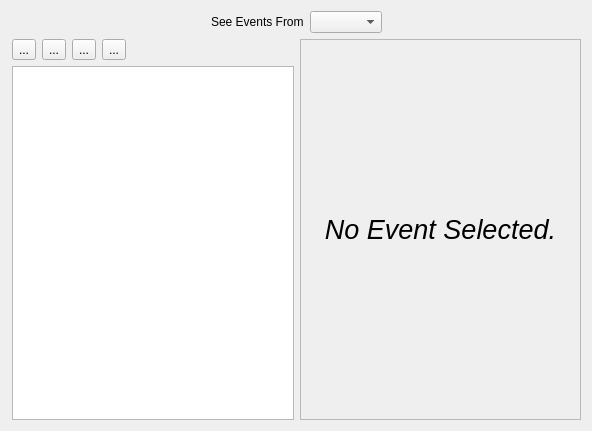
<ui version="4.0" >
 <class>EventView</class>
 <widget class="QWidget" name="EventView" >
  <property name="geometry" >
   <rect>
    <x>0</x>
    <y>0</y>
    <width>592</width>
    <height>431</height>
   </rect>
  </property>
  <property name="sizePolicy" >
   <sizepolicy vsizetype="Preferred" hsizetype="Preferred" >
    <horstretch>0</horstretch>
    <verstretch>0</verstretch>
   </sizepolicy>
  </property>
  <property name="windowTitle" >
   <string>Event Editor</string>
  </property>
  <layout class="QGridLayout" name="gridLayout" >
   <property name="leftMargin" >
    <number>12</number>
   </property>
   <item row="0" column="0" colspan="2" >
    <layout class="QHBoxLayout" >
     <item>
      <spacer>
       <property name="orientation" >
        <enum>Qt::Horizontal</enum>
       </property>
       <property name="sizeHint" stdset="0" >
        <size>
         <width>40</width>
         <height>20</height>
        </size>
       </property>
      </spacer>
     </item>
     <item>
      <widget class="QLabel" name="label" >
       <property name="text" >
        <string>See Events From</string>
       </property>
      </widget>
     </item>
     <item>
      <widget class="QComboBox" name="comboBox" />
     </item>
     <item>
      <spacer>
       <property name="orientation" >
        <enum>Qt::Horizontal</enum>
       </property>
       <property name="sizeHint" stdset="0" >
        <size>
         <width>40</width>
         <height>20</height>
        </size>
       </property>
      </spacer>
     </item>
    </layout>
   </item>
   <item row="1" column="0" >
    <layout class="QVBoxLayout" >
     <item>
      <layout class="QHBoxLayout" >
       <item>
        <widget class="QToolButton" name="toolButtonPrevious" >
         <property name="text" >
          <string>...</string>
         </property>
         <property name="autoRepeat" >
          <bool>true</bool>
         </property>
         <property name="toolButtonStyle" >
          <enum>Qt::ToolButtonTextUnderIcon</enum>
         </property>
        </widget>
       </item>
       <item>
        <widget class="QToolButton" name="toolButtonNext" >
         <property name="text" >
          <string>...</string>
         </property>
         <property name="autoRepeat" >
          <bool>true</bool>
         </property>
         <property name="toolButtonStyle" >
          <enum>Qt::ToolButtonTextUnderIcon</enum>
         </property>
        </widget>
       </item>
       <item>
        <widget class="QToolButton" name="toolButtonNewEvent" >
         <property name="text" >
          <string>...</string>
         </property>
         <property name="toolButtonStyle" >
          <enum>Qt::ToolButtonTextUnderIcon</enum>
         </property>
        </widget>
       </item>
       <item>
        <widget class="QToolButton" name="toolButtonDeleteEvent" >
         <property name="text" >
          <string>...</string>
         </property>
         <property name="toolButtonStyle" >
          <enum>Qt::ToolButtonTextUnderIcon</enum>
         </property>
        </widget>
       </item>
       <item>
        <spacer>
         <property name="orientation" >
          <enum>Qt::Horizontal</enum>
         </property>
         <property name="sizeHint" stdset="0" >
          <size>
           <width>40</width>
           <height>20</height>
          </size>
         </property>
        </spacer>
       </item>
       <item>
        <widget class="QLabel" name="labelTotal" >
         <property name="text" >
          <string/>
         </property>
        </widget>
       </item>
      </layout>
     </item>
     <item>
      <widget class="QListView" name="listView" >
       <property name="alternatingRowColors" >
        <bool>true</bool>
       </property>
      </widget>
     </item>
    </layout>
   </item>
   <item row="1" column="1" >
    <widget class="QFrame" name="frame" >
     <property name="frameShape" >
      <enum>QFrame::StyledPanel</enum>
     </property>
     <property name="frameShadow" >
      <enum>QFrame::Raised</enum>
     </property>
     <property name="lineWidth" >
      <number>0</number>
     </property>
     <layout class="QVBoxLayout" >
      <property name="spacing" >
       <number>0</number>
      </property>
      <property name="margin" >
       <number>0</number>
      </property>
      <item>
       <widget class="QStackedWidget" name="stackedWidget" >
        <property name="frameShape" >
         <enum>QFrame::NoFrame</enum>
        </property>
        <property name="lineWidth" >
         <number>0</number>
        </property>
        <property name="currentIndex" >
         <number>1</number>
        </property>
        <widget class="QWidget" name="pageEvent" >
         <property name="geometry" >
          <rect>
           <x>0</x>
           <y>0</y>
           <width>272</width>
           <height>361</height>
          </rect>
         </property>
         <layout class="QGridLayout" />
         <zorder>listView</zorder>
        </widget>
        <widget class="QWidget" name="pageNoEvent" >
         <property name="geometry" >
          <rect>
           <x>0</x>
           <y>0</y>
           <width>272</width>
           <height>361</height>
          </rect>
         </property>
         <layout class="QVBoxLayout" >
          <item>
           <widget class="QLabel" name="labelNoEvent" >
            <property name="text" >
             <string>&lt;html>&lt;head>&lt;meta name="qrichtext" content="1" />&lt;style type="text/css">
p, li { white-space: pre-wrap; }
&lt;/style>&lt;/head>&lt;body style=" font-family:'Lucida Grande'; font-size:13pt; font-weight:400; font-style:normal; text-decoration:none;">
&lt;p style=" margin-top:0px; margin-bottom:0px; margin-left:0px; margin-right:0px; -qt-block-indent:0; text-indent:0px;">&lt;span style=" font-size:20pt; font-style:italic;">No Event Selected.&lt;/span>&lt;/p>&lt;/body>&lt;/html></string>
            </property>
            <property name="alignment" >
             <set>Qt::AlignCenter</set>
            </property>
            <property name="wordWrap" >
             <bool>true</bool>
            </property>
           </widget>
          </item>
         </layout>
        </widget>
       </widget>
      </item>
     </layout>
    </widget>
   </item>
  </layout>
  <zorder>frame</zorder>
  <zorder>listView</zorder>
 </widget>
 <tabstops>
  <tabstop>listView</tabstop>
  <tabstop>toolButtonPrevious</tabstop>
  <tabstop>toolButtonNext</tabstop>
  <tabstop>toolButtonNewEvent</tabstop>
  <tabstop>toolButtonDeleteEvent</tabstop>
  <tabstop>comboBox</tabstop>
 </tabstops>
 <resources/>
 <connections/>
</ui>
